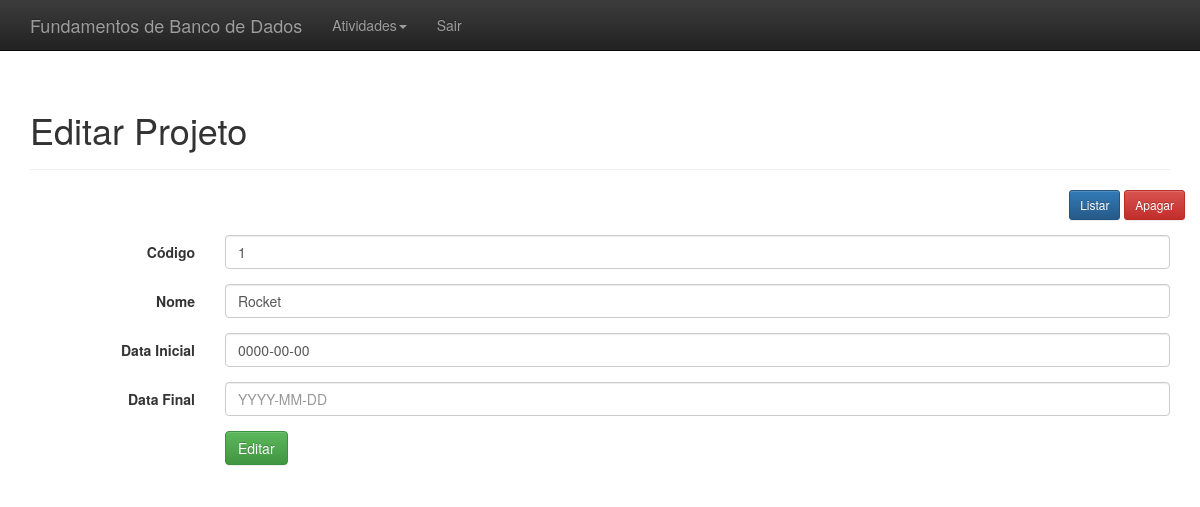
/index.php?link=24&Codigo=1, run on the app's committed database.
### tables this page shows
CREATE TABLE Projeto(
	Codigo INT ,
    Nome VARCHAR(100),
    DataInicial DATE,
    DataFinal DATE
    );

### editar_projeto.php (the view, shortened to what this page needs)
<?php
    include_once("conexao.php");
	$codigo = $_GET['Codigo'];
	$result = mysqli_query($conectar, "SELECT * FROM projeto WHERE Codigo = '$codigo' LIMIT 1");
	$resultado = mysqli_fetch_assoc($result);
?>
<div class="container theme-showcase" role="main">
  <div class="page-header">
	<h1>Editar Projeto</h1>
  </div>
  <div class="row espaco">
	<div class="pull-right">
		<a href='administrativo.php?link=2&id=<?php echo $resultado['id']; ?>'><button type='button' class='btn btn-sm btn-primary'>Listar</button></a>
		<a href='processa/proc_apagar_usuario.php?id=<?php echo $resultado['id']; ?>'><button type='button' class='btn btn-sm btn-danger'>Apagar</button></a>
	</div>
  </div>
  <div class="row">
	<div class="col-md-12">
		<form class="form-horizontal" method="POST" action="processa/proc_edit_projeto.php">
		  <div class="form-group">
			<label for="inputEmail3" class="col-sm-2 control-label">Código</label>
			<div class="col-sm-10">
			  <input type="text" class="form-control" name="Codigo" placeholder="Código do Projeto" value="<?php echo $resultado['Codigo']; ?>">
			</div>
		  </div>
		  <div class="form-group">
			<label for="inputPassword3" class="col-sm-2 control-label">Nome</label>
			<div class="col-sm-10">
			  <input type="text" class="form-control" name="Nome" placeholder="Nome do Projeto" value="<?php echo $resultado['Nome']; ?>">
			</div>
		  </div>
		  <div class="form-group">
			<label for="inputEmail3" class="col-sm-2 control-label">Data Inicial</label>
			<div class="col-sm-10">
			  <input type="text" class="form-control" name="DataInicial" placeholder="YYYY-MM-DD" value="<?php echo $resultado['DataInicial']; ?>">
			</div>
		  </div>
            <div class="form-group">
			<label for="inputEmail3" class="col-sm-2 control-label">Data Final</label>
			<div class="col-sm-10">
			  <input type="text" class="form-control" name="DataFinal" placeholder="YYYY-MM-DD" value="<?php echo $resultado['DataFinal']; ?>">
			</div>
            </div>
		  <div class="form-group">
			<div class="col-sm-offset-2 col-sm-10">
			  <button type="submit" class="btn btn-success">Editar</button>
			</div>
		  </div>
		</form>
	</div>
  </div>
</div>

### css/theme.css (style rules this page uses)
body { padding-top: 70px; padding-bottom: 30px; }
.espaco { margin-bottom:15px; }

### data on the page
projeto: Codigo "1", Nome "Rocket", DataInicial "0000-00-00"
